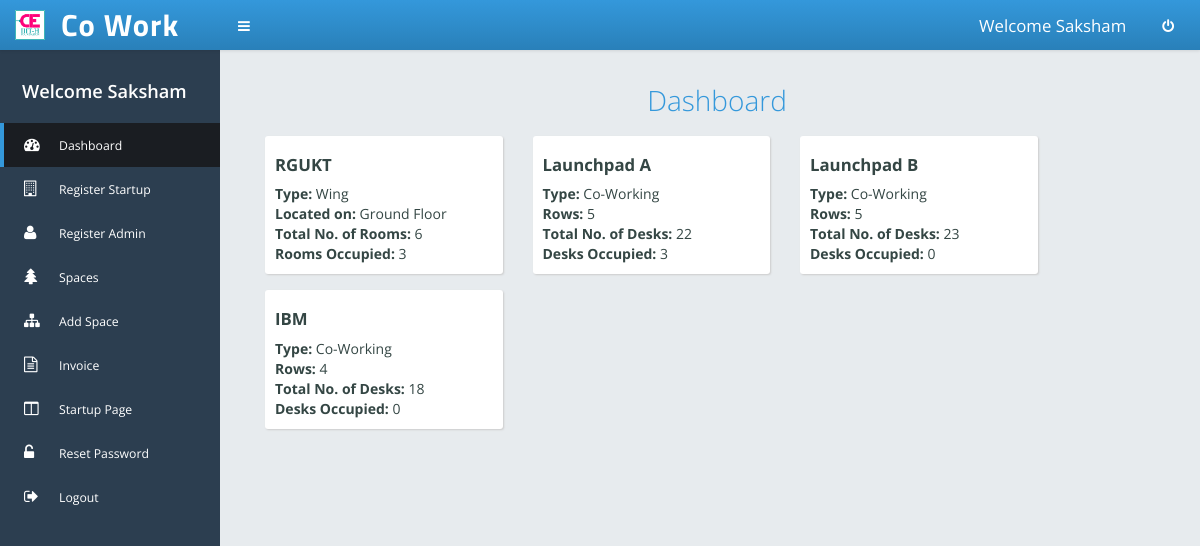
/view/dashboard.php (signed in), run on the app's committed database.
### tables this page shows
CREATE TABLE IF NOT EXISTS `spaces` (
  `id` int(11) NOT NULL AUTO_INCREMENT,
  `type` varchar(30) NOT NULL,
  `name` varchar(30) NOT NULL,
  `rows` int(11) NOT NULL,
  `floor` varchar(15) NOT NULL,
  PRIMARY KEY (`id`)
);

### view/dashboard.php (the view, shortened to what this page needs)
<!DOCTYPE html>
<html>
<head>
<link href="../asset/css/bootstrap/bootstrap.min.css" rel="stylesheet"/>
<link href="../asset/css/libs/font-awesome.css" type="text/css" rel="stylesheet"/>
<link rel="stylesheet" type="text/css" href="../asset/css/compiled/layout.css">
<link rel="stylesheet" type="text/css" href="../asset/css/compiled/elements.css">
</head>
<body class="theme-blue-gradient fixed-header fixed-leftmenu">
<?php
	require_once( dirname( __FILE__ ) . DIRECTORY_SEPARATOR . "navbar.php" );
?>
<div id="page-wrapper" class="container">
	<div class="row">
		<?php
			require_once( dirname( __FILE__ ) . DIRECTORY_SEPARATOR . "navbar-col.php" );
		?>
		<div id="content-wrapper">
			<br />
			<div class = 'col-md-12 col-xs-12' style="text-align:center;"><h1>Dashboard</h1></div>
				<?php
					require_once("../model/config_sql.php" );
					$sql = $mysqli->query("SELECT * FROM spaces");
					while($row = $sql->fetch_assoc()){
						echo "<div class='col-md-3 main-box clearfix' style='padding:10px;margin-left:30px;'>";
						$name = $row['name'];
						echo "<span><h4><b>".$row['name']."</b></h3><span>";
						echo "<b>Type: </b>".$row['type'];
						if($row['type'] == 'Wing'){
							echo "<br /><b>Located on: </b>".$row['floor'] . " Floor";
							$sql1 = $mysqli->query("SELECT COUNT(*) as total FROM rooms WHERE space LIKE '{$name}'");
							$row1 = $sql1->fetch_assoc();
							echo "<br /><b>Total No. of Rooms: </b>".$row1['total'];
							$month = date("m");
							$year = date("Y");
							$sql1 = $mysqli->query("SELECT * FROM rooms WHERE space LIKE '{$name}'");
							$count=0;
							while($row1 = $sql1->fetch_assoc()){
								$room_id = $row1['id'];
								$sql2 = $mysqli->query("SELECT * FROM room_log WHERE room_id='{$room_id}' AND month='{$month}' AND year='{$year}' LIMIT 1");
								$count = $count + mysqli_num_rows($sql2);
							}
							echo "<br /><b>Rooms Occupied: </b>".$count;
						}
						else{
							echo "<br /><b>Rows: </b>".$row['rows'];
							$sql1 = $mysqli->query("SELECT COUNT(*) as total FROM desks WHERE space LIKE '{$name}'");
							$row1 = $sql1->fetch_assoc();
							echo "<br /><b>Total No. of Desks: </b>".$row1['total'];
							$month = date("m");
							$year = '20'.date("y");
							$sql1 = $mysqli->query("SELECT * FROM desks WHERE space LIKE '{$name}'");
							$count=0;
							while($row1 = $sql1->fetch_assoc()){
								$desk_id = $row1['id'];
								$sql2 = $mysqli->query("SELECT * FROM desk_log WHERE desk_id='{$desk_id}' AND month='{$month}' AND year='{$year}' LIMIT 1");
								$count = $count + mysqli_num_rows($sql2);
							}
							echo "<br /><b>Desks Occupied: </b>".$count;
						}
						echo "</div>";
					}
				?>
		</div>
	</div>
</div>
</body>
</html>

### asset/css/compiled/layout.css (style rules this page uses)
html,body { font-family:'Open Sans',sans-serif;-webkit-font-smoothing:antialiased; }
body { color:#344644;background:#2c3e50; }
h1,h2,h3,h4,h5,h6 { font-family:'Open Sans','Titillium Web',Geneva,sans-serif;font-weight:300; }
h1 { clear:both;color:#3498db;margin:0 0 20px 0;padding-left:14px;font-size:2em; }
h4 { font-size:1.2em; }
.container { padding-left:8px;padding-right:8px; }
.row { margin-left:-8px;margin-right:-8px; }
.col-xs-1,.col-sm-1,.col-md-1,.col-lg-1,.col-xs-2,.col-sm-2,.col-md-2,.col-lg-2,.col-xs-3,.col-sm-3,.col-md-3,.col-lg-3,.col-xs-4,.col-sm-4,.col-md-4,.col-lg-4,.col-xs-5,.col-sm-5,.col-md-5,.col-lg-5,.col-xs-6,.col-sm-6,.col-md-6,.col-lg-6,.col-xs-7,.col-sm-7,.col-md-7,.col-lg-7,.col-xs-8,.col-sm-8,.col-md-8,.col-lg-8,.col-xs-9,.col-sm-9,.col-md-9,.col-lg-9,.col-xs-10,.col-sm-10,.col-md-10,.col-lg-10,.col-xs-11,.col-sm-11,.col-md-11,.col-lg-11,.col-xs-12,.col-sm-12,.col-md-12,.col-lg-12 { padding-left:8px;padding-right:8px; }
.container { margin:0;max-width:1920px;width:100%; }
#content-wrapper { background:#e7ebee;height:100%;margin-top:0;margin-bottom:0;position:relative;min-height:1200px;padding:15px 15px 35px 15px;margin-left:220px; }
.main-box { background:#FFFFFF;-webkit-box-shadow:1px 1px 2px 0 #CCCCCC;-moz-box-shadow:1px 1px 2px 0 #CCCCCC;-o-box-shadow:1px 1px 2px 0 #CCCCCC;-ms-box-shadow:1px 1px 2px 0 #CCCCCC;box-shadow:1px 1px 2px 0 #CCCCCC;margin-bottom:16px;-webikt-border-radius:3px;-moz-border-radius:3px;border-radius:3px; }
.fixed-header #page-wrapper { padding-top:50px; }

### data on the page
spaces: name "RGUKT", type "Wing", floor "Ground", total "6", count "3"
spaces: name "Launchpad A", type "Co-Working", rows "5", total "22", count "3"
spaces: name "Launchpad B", type "Co-Working", rows "5", total "23", count "0"
spaces: name "IBM", type "Co-Working", rows "4", total "18", count "0"

### other printed values
$_SESSION['name'] "Saksham"
